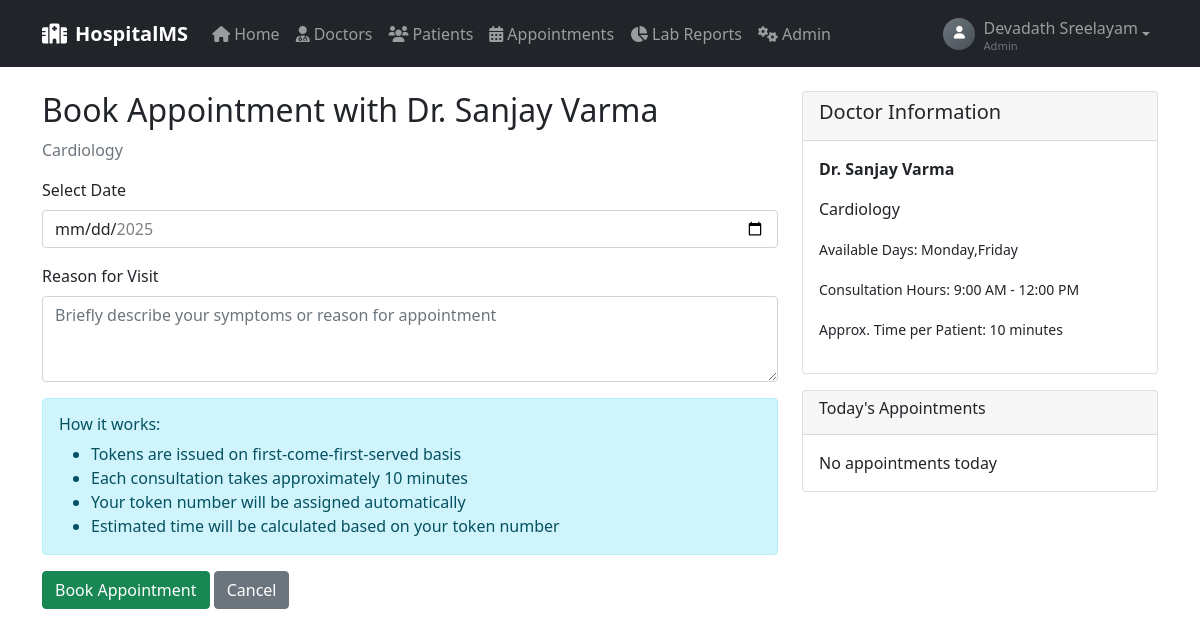
Screenshot of /doctors/book/1/ (signed in) with the database file from the repository.
### hospital/models.py (models this page shows, shortened)
class User(AbstractUser):
    USER_TYPES = (
        ('admin', 'Admin'),
        ('patient', 'Patient'),
        ('doctor', 'Doctor'),
    )
    phone = models.CharField(max_length=10, blank=True)  # Increased length
    user_type = models.CharField(max_length=10, choices=USER_TYPES, default='patient')
    def get_user_type_display(self):
        return dict(self.USER_TYPES).get(self.user_type, 'Patient')

class Doctor(models.Model):
    SPECIALIZATION_CHOICES = [
        ('cardiology', 'Cardiology'),
        ('dermatology', 'Dermatology'),
        ('pediatrics', 'Pediatrics'),
        ('orthopedics', 'Orthopedics'),
        ('neurology', 'Neurology'),
        ('gynecology', 'Gynecology'),
        ('psychiatry', 'Psychiatry'),
        ('dentistry', 'Dentistry'),
        ('general', 'General Medicine'),
    ]
    user = models.OneToOneField(User, on_delete=models.CASCADE)
    qualification = models.CharField(max_length=20, default='MBBS')
    specialization = models.CharField(max_length=100, choices=SPECIALIZATION_CHOICES, default='general')
    start_time = models.TimeField(default='09:00:00')
    end_time = models.TimeField(default='17:00:00')
    available_days = models.CharField(max_length=100)  # monday, tuesday, ...
    max_appointments = models.IntegerField(default=50)

### hospital/views.py (the view, shortened to what this page needs)
# urls.py: path('doctors/book/<int:doctor_id>/', views.make_appointment, name='make_appointment'),
@login_required
def make_appointment(request, doctor_id):
    doctor = get_object_or_404(Doctor, id=doctor_id)
    today = timezone.now().date()
    today_appointments = Appointment.objects.filter(
        doctor=doctor,
        appointment_date=today,
        status='scheduled'
    )
    last_token = today_appointments.last().token_number if today_appointments.exists() else 0
    context = {
        'doctor': doctor,
        'today': today,
        'max_date': today + timedelta(days=30),
        'today_appointments_count': today_appointments.count(),
        'last_token_today': last_token,
    }
    return render(request, 'appointment.html', context)

### hospital/templates/appointment.html (shortened to what this page needs)
{% extends 'base.html' %}
{% block content %}
<div class="row">
    <div class="col-md-8">
        <h2>Book Appointment with Dr. {{ doctor.user.get_full_name }}</h2>
        <p class="text-muted">{{ doctor.get_specialization_display }}</p>
        <form method="post">
            <div class="mb-3">
                <label for="appointment_date" class="form-label">Select Date</label>
                <input type="date" class="form-control" id="appointment_date" name="appointment_date"
                       min="{{ today|date:'Y-m-d' }}" max="{{ max_date|date:'Y-m-d' }}" required
                       value="{{ request.POST.appointment_date }}">
            </div>
            <div class="mb-3">
                <label for="reason" class="form-label">Reason for Visit</label>
                <textarea class="form-control" id="reason" name="reason" rows="3"
                          placeholder="Briefly describe your symptoms or reason for appointment">{{ request.POST.reason }}</textarea>
            </div>
            <div class="alert alert-info">
                <h6>How it works:</h6>
                <ul class="mb-0">
                    <li>Tokens are issued on first-come-first-served basis</li>
                    <li>Each consultation takes approximately 10 minutes</li>
                    <li>Your token number will be assigned automatically</li>
                    <li>Estimated time will be calculated based on your token number</li>
                </ul>
            </div>
            <button type="submit" class="btn btn-success">Book Appointment</button>
            <a href="{% url 'view_doctors' %}" class="btn btn-secondary">Cancel</a>
        </form>
    </div>
    <div class="col-md-4">
        <div class="card">
            <div class="card-header">
                <h5>Doctor Information</h5>
            </div>
            <div class="card-body">
                <p><strong>Dr. {{ doctor.user.get_full_name }}</strong></p>
                <p>{{ doctor.get_specialization_display }}</p>
                <p><small>Available Days: {{ doctor.available_days|title }}</small></p>
                <p><small>Consultation Hours: {{ doctor.start_time|time:"g:i A" }} - {{ doctor.end_time|time:"g:i A" }}</small></p>
                <p><small>Approx. Time per Patient: 10 minutes</small></p>
            </div>
        </div>
        <div class="card mt-3">
            <div class="card-header">
                <h6>Today's Appointments</h6>
            </div>
            <div class="card-body">
                {% if today_appointments_count > 0 %}
                    <p class="mb-1">Total today: {{ today_appointments_count }}</p>
                    <p class="mb-0">Last token: #{{ last_token_today }}</p>
                {% else %}
                    <p class="mb-0">No appointments today</p>
                {% endif %}
            </div>
        </div>
    </div>
</div>
{% endblock %}

### hospital/templates/base.html (shortened to what this page needs)
<!DOCTYPE html>
<html lang="en">
<head>
    <link href="https://cdn.jsdelivr.net/npm/bootstrap@5.1.3/dist/css/bootstrap.min.css" rel="stylesheet">
    <link href="https://cdnjs.cloudflare.com/ajax/libs/font-awesome/6.0.0/css/all.min.css" rel="stylesheet">
</head>
<body>
    <nav class="navbar navbar-expand-lg navbar-dark bg-dark">
        <div class="container">
            <a class="navbar-brand" href="{% url 'index' %}">
                <i class="fas fa-hospital me-2"></i>HospitalMS
            </a>
            <div class="collapse navbar-collapse" id="navbarNav">
                <ul class="navbar-nav me-auto">
                    <li class="nav-item">
                        <a class="nav-link" href="{% url 'index' %}">
                            <i class="fas fa-home me-1"></i>Home
                        </a>
                    </li>
                    {% if user.user_type == 'admin' %}
                    <li class="nav-item">
                        <a class="nav-link" href="{% url 'admin_doctors_list' %}">
                            <i class="fas fa-user-md me-1"></i>Doctors
                        </a>
                    </li>
                    <li class="nav-item">
                        <a class="nav-link" href="{% url 'admin_patients_list' %}">
                            <i class="fas fa-users me-1"></i>Patients
                        </a>
                    </li>
                    <li class="nav-item">
                        <a class="nav-link" href="{% url 'admin_appointments_list' %}">
                            <i class="fas fa-calendar-alt me-1"></i>Appointments
                        </a>
                    </li>
                    <li class="nav-item">
                        <a class="nav-link" href="{% url 'admin_lab_reports_list' %}">
                            <i class="fas fa-chart-pie me-1"></i>Lab Reports
                        </a>
                    </li>
                    {% endif %}
                    {% if user.user_type == 'admin' or user.is_staff %}
                    <li class="nav-item">
                        <a class="nav-link" href="{% url 'admin_dashboard' %}">
                            <i class="fas fa-cogs me-1"></i>Admin
                        </a>
                    </li>
                    {% endif %}
                </ul>
                <ul class="navbar-nav">
                    {% if user.is_authenticated %}
                        <li class="nav-item dropdown">
                            <a class="nav-link dropdown-toggle d-flex align-items-center" href="#" id="navbarDropdown"
                               role="button" data-bs-toggle="dropdown" aria-expanded="false">
                                <div class="d-flex align-items-center">
                                    <div class="avatar-circle me-2">
                                        <i class="fas fa-user text-white"></i>
                                    </div>
                                    <div class="d-none d-sm-block">
                                        <span class="fw-medium">{{ user.get_full_name|default:user.username }}</span>
                                        <small class="d-block text-muted" style="font-size: 0.7rem; line-height: 1;">
                                            {{ user.get_user_type_display }}
                                        </small>
                                    </div>
                                </div>
                            </a>
                        </li>
                    {% endif %}
                </ul>
            </div>
        </div>
    </nav>
    {% block full_width_content %}
    <div class="container mt-4">
        {% block content %}
        {% endblock %}
    </div>
    {% endblock %}
</body>
</html>

### hospital/templates/base.html (style rules this page uses)
.avatar-circle { width: 32px; height: 32px; background: linear-gradient(135deg, #6c757d, #495057); border-radius: 50%; display: flex; align-items: center; justify-content: center; font-size: 0.8rem; }
.avatar-circle i { font-size: 0.8rem; }
.navbar-brand { font-weight: 600; }
.nav-link { font-weight: 500; transition: color 0.2s ease; }

### rows the page displays
User: get_full_name "Devadath Sreelayam", user_type "Admin"
Doctor: user.get_full_name "Sanjay Varma", specialization "Cardiology", available_days "Monday,Friday", start_time "9:00 AM", end_time "12:00 PM"
